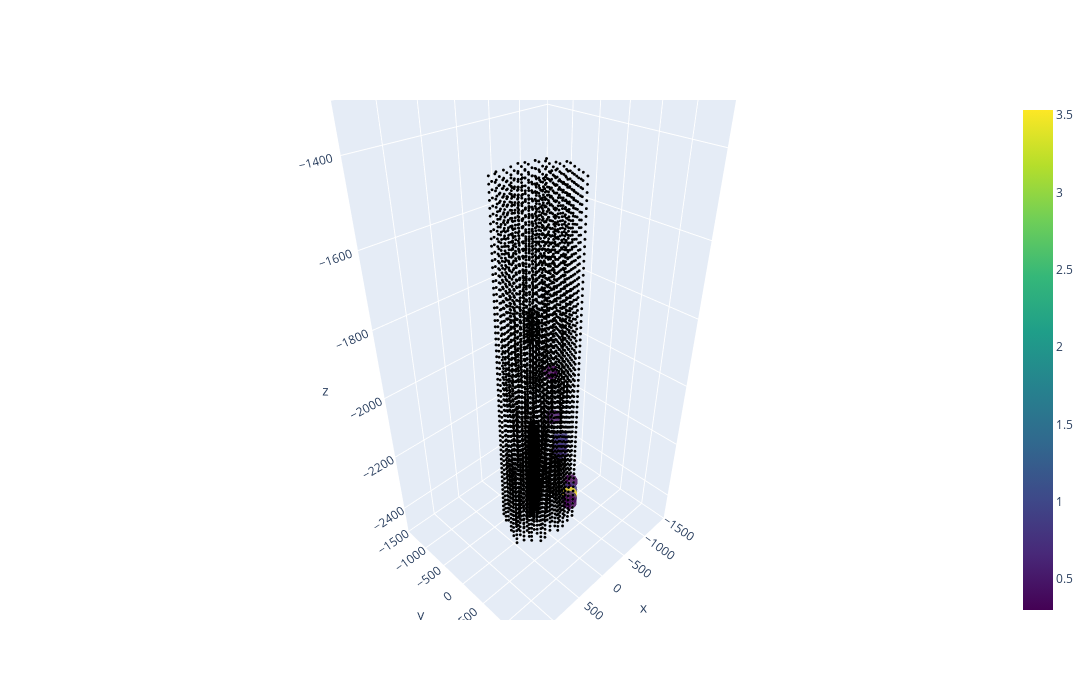

Notebook source saved alongside this figure:
### Code cell
print('Most hits')
id_event = max_event
hebe.event_plotting(
    hebe._det,
    hit_set[id_event][2]
)
print('Event ID')
print(id_event)
print('Hits')
print(sum([len(dom) for dom in hit_set[id_event][2]]))
print('Energy in GeV')
print(hit_set[id_event][0]['energy'])

### Figure 1 — Plotly figure (JSON) as saved in the notebook; plotly's stock layout.template omitted (floating-point values rounded to 4 significant figures; data arrays with more than 128 entries replaced by an {"elided": "..."} marker saying what was removed)
{"data": [{"marker": {"color": [0.301, 0.4771, 0.8451, 0.8451, 0.7782, 0.301, 0.8451, 3.533, 0.6021, 0.301], "colorscale": [[0, "#440154"], [0.1111, "#482878"], [0.2222, "#3e4989"], [0.3333, "#31688e"], [0.4444, "#26828e"], [0.5556, "#1f9e89"], [0.6667, "#35b779"], [0.7778, "#6ece58"], [0.8889, "#b5de2b"], [1, "#fde725"]], "opacity": 0.8, "showscale": true, "size": 5}, "mode": "markers", "type": "scatter3d", "x": [-324.4, -279.5, -358.4, -358.4, -358.4, -392.4, -392.4, -392.4, -392.4, -392.4], "y": [-93.43, 23.17, 120.6, 120.6, 120.6, 334.2, 334.2, 334.2, 334.2, 334.2], "z": [-1976.0, -2109.0, -2182.0, -2199.0, -2233.0, -2330.0, -2364.0, -2381.0, -2398.0, -2415.0]}, {"marker": {"color": "black", "colorscale": [[0, "#440154"], [0.1111, "#482878"], [0.2222, "#3e4989"], [0.3333, "#31688e"], [0.4444, "#26828e"], [0.5556, "#1f9e89"], [0.6667, "#35b779"], [0.7778, "#6ece58"], [0.8889, "#b5de2b"], [1, "#fde725"]], "opacity": 1, "size": 1}, "mode": "markers", "type": "scatter3d", "x": {"elided": "5476 float values"}, "y": {"elided": "5476 float values"}, "z": {"elided": "5476 float values"}}], "layout": {"coloraxis": {"colorbar": {"title": {"text": "log10(det. photons)"}}, "showscale": true}, "height": 700, "scene": {"xaxis": {"range": [-1500, 1500]}, "yaxis": {"range": [-1500, 1500]}, "zaxis": {"range": [-2500, -1300]}}, "showlegend": false, "width": 1400}}
